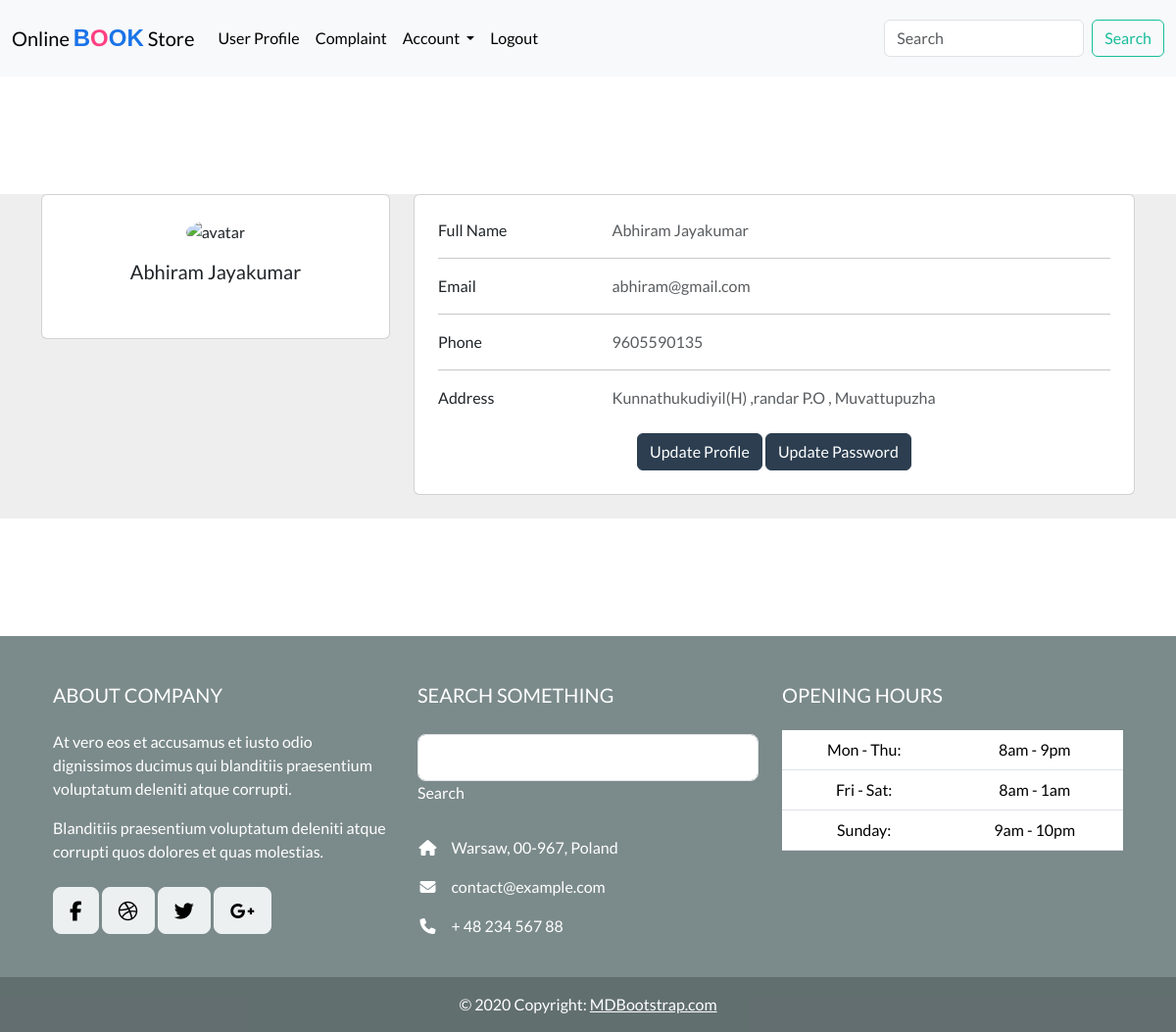
The app's page /User/ViewProfile/ (signed in) with its own data.
### Guest/models.py (models this page shows)
class Newuser(models.Model):
        Firstname=models.CharField(max_length=30)
        Lastname=models.CharField(max_length=30)
        Email=models.EmailField(unique=True)
        Street=models.CharField(max_length=30)
        Address=models.TextField(unique=True)
        Zipcode=models.CharField(max_length=30)
        Place=models.CharField(max_length=30)
        Country=models.CharField(max_length=30)
        PhnCode=models.CharField(max_length=20)
        PhnNumber=models.CharField(max_length=15)
        Password=models.CharField(unique=True,max_length=20)

### User/views.py (the view)
# urls.py: path('ViewProfile/',views.userdetails,name="View-userProfile"),
def userdetails(request):
    userupd = Newuser.objects.get(id=request.session.get("uid"))
    return render(request, "User/Userprofile.html", {"details": userupd, "userupd": userupd})

### User/Templates/User/Userprofile.html (shortened to what this page needs)
<!DOCTYPE html>
<html lang="en">
<head>
  <link href="https://cdn.jsdelivr.net/npm/bootstrap@5.3.2/dist/css/bootstrap.min.css" rel="stylesheet"
>
  <link rel="stylesheet" href="/User/Templates/User/bootstrap.min.css">
</head>
<body>
  <nav class="navbar navbar-expand-lg bg-body-tertiary">
    <div class="container-fluid">
      <a class="navbar-brand" href="{% url 'User:userhome' %}">
        Online <span class="book-highlight">B<span class="rotated-letter">O</span>OK</span> Store
      </a>
      <div class="collapse navbar-collapse" id="navbarTogglerDemo02">
        <ul class="navbar-nav me-auto mb-2 mb-lg-0">
          <li class="nav-item">
            <a class="nav-link active" aria-current="page" href="{% url 'User:View-userProfile' %}">User Profile</a>
          </li>
          <li class="nav-item">
            <a class="nav-link active" aria-current="page" href="{% url 'User:Complaint' %}">Complaint</a>
          </li>
          <div class="collapse navbar-collapse" id="navbarNavDarkDropdown">
            <ul class="navbar-nav">
              <li class="nav-item dropdown">
                <a class="nav-link dropdown-toggle active" href="#" id="navbarDarkDropdownMenuLink" role="button"
                  data-bs-toggle="dropdown" aria-expanded="false">
                  Account
                </a>
              </li>
            </ul>
          </div>
          <li class="nav-item">
            <a class="nav-link active" aria-current="page" href="{% url 'Guest:index' %}">Logout</a>
          </li>
        </ul>
        <form class="d-flex" role="search">
          <input class="form-control me-2" type="search" placeholder="Search" aria-label="Search">
          <button class="btn btn-outline-success" type="submit">Search</button>
        </form>
      </div>
    </div>
  </nav>
  <br><br><br><br><br>
  <section style="background-color: #eee;">
    <div class="container">
      <div class="row">
        <div class="col-lg-4">
          <div class="card mb-4">
            <div class="card-body text-center">
              <img src="https://i.postimg.cc/43mptZRp/avatar-3814049-1280.webp" alt="avatar"
                class="rounded-circle img-fluid" style="width: 150px;">
              <h5 class="my-3">{{ details.Firstname }} {{ details.Lastname }}</h5>
            </div>
          </div>
        </div>
        <div class="col-lg-8">
          <div class="card mb-4">
            <div class="card-body">
              <div class="row">
                <div class="col-sm-3">
                  <p class="mb-0">Full Name</p>
                </div>
                <div class="col-sm-9">
                  <p class="text-muted mb-0">{{ details.Firstname }} {{ details.Lastname }}</p>
                </div>
              </div>
              <hr>
              <div class="row">
                <div class="col-sm-3">
                  <p class="mb-0">Email</p>
                </div>
                <div class="col-sm-9">
                  <p class="text-muted mb-0">{{ details.Email }}</p>
                </div>
              </div>
              <hr>
              <div class="row">
                <div class="col-sm-3">
                  <p class="mb-0">Phone</p>
                </div>
                <div class="col-sm-9">
                  <p class="text-muted mb-0">{{ details.PhnNumber }}</p>
                </div>
              </div>
              <hr>
              <div class="row">
                <div class="col-sm-3">
                  <p class="mb-0">Address</p>
                </div>
                <div class="col-sm-9">
                  <p class="text-muted mb-0">{{ details.Address }}</p>
                </div>
              </div>
            </div>
            <div align="center">
              <a href="{% url 'User:update_profile' cid=userupd.id %}" class="btn btn-primary">Update Profile</a>
              <a href="{% url 'User:update_password' cid=userupd.id %}" class="btn btn-primary">Update Password</a>
            </div>
            <br>
          </div>
        </div>
      </div>
    </div>
  </section>
  <br><br><br><br><br>
  <footer class="text-white text-center text-lg-start bg-dark">
    <div class="container p-4">
      <div class="row mt-4">
        <div class="col-lg-4 col-md-12 mb-4 mb-md-0">
          <h5 class="text-uppercase mb-4">About company</h5>
          <p>
            At vero eos et accusamus et iusto odio dignissimos ducimus qui blanditiis praesentium
            voluptatum deleniti atque corrupti.
          </p>
          <p>
            Blanditiis praesentium voluptatum deleniti atque corrupti quos dolores et quas
            molestias.
          </p>
          <div class="mt-4">
            <a type="button" class="btn btn-floating btn-light btn-lg"><i class="fab fa-facebook-f"></i></a>
            <a type="button" class="btn btn-floating btn-light btn-lg"><i class="fab fa-dribbble"></i></a>
            <a type="button" class="btn btn-floating btn-light btn-lg"><i class="fab fa-twitter"></i></a>
            <a type="button" class="btn btn-floating btn-light btn-lg"><i class="fab fa-google-plus-g"></i></a>
          </div>
        </div>
        <div class="col-lg-4 col-md-6 mb-4 mb-md-0">
          <h5 class="text-uppercase mb-4 pb-1">Search something</h5>
          <div class="form-outline form-white mb-4">
            <input type="text" id="formControlLg" class="form-control form-control-lg" />
            <label class="form-label" for="formControlLg">Search</label>
          </div>
          <ul class="fa-ul" style="margin-left: 1.65em;">
            <li class="mb-3">
              <span class="fa-li"><i class="fas fa-home"></i></span><span class="ms-2">Warsaw, 00-967, Poland</span>
            </li>
            <li class="mb-3">
              <span class="fa-li"><i class="fas fa-envelope"></i></span><span class="ms-2">contact@example.com</span>
            </li>
            <li class="mb-3">
              <span class="fa-li"><i class="fas fa-phone"></i></span><span class="ms-2">+ 48 234 567 88</span>
            </li>
          </ul>
        </div>
        <div class="col-lg-4 col-md-6 mb-4 mb-md-0">
          <h5 class="text-uppercase mb-4">Opening hours</h5>
          <table class="table text-center text-white">
            <tbody class="fw-normal">
              <tr>
                <td>Mon - Thu:</td>
                <td>8am - 9pm</td>
              </tr>
              <tr>
                <td>Fri - Sat:</td>
                <td>8am - 1am</td>
              </tr>
              <tr>
                <td>Sunday:</td>
                <td>9am - 10pm</td>
              </tr>
            </tbody>
          </table>
        </div>
      </div>
    </div>
    <div class="text-center p-3" style="background-color: rgba(0, 0, 0, 0.2);">
      © 2020 Copyright:
      <a class="text-white" href="https://mdbootstrap.com/">MDBootstrap.com</a>
    </div>
  </footer>
</body>
</html>

### User/Templates/User/Userprofile.html (style rules this page uses)
.card-body { padding: 1.5rem; }
.book-highlight { font-family: 'Arial', sans-serif; font-weight: bold; font-size: 24px; color: #1a73e8; }
.rotated-letter { display: inline-block; transform: rotate(-5deg); color: #ff4081; }

### records on screen
Newuser: Firstname "Abhiram", Lastname "Jayakumar", Email "abhiram@gmail.com", PhnNumber "9605590135", Address "Kunnathukudiyil(H) ,randar P.O , Muvattupuzha"
